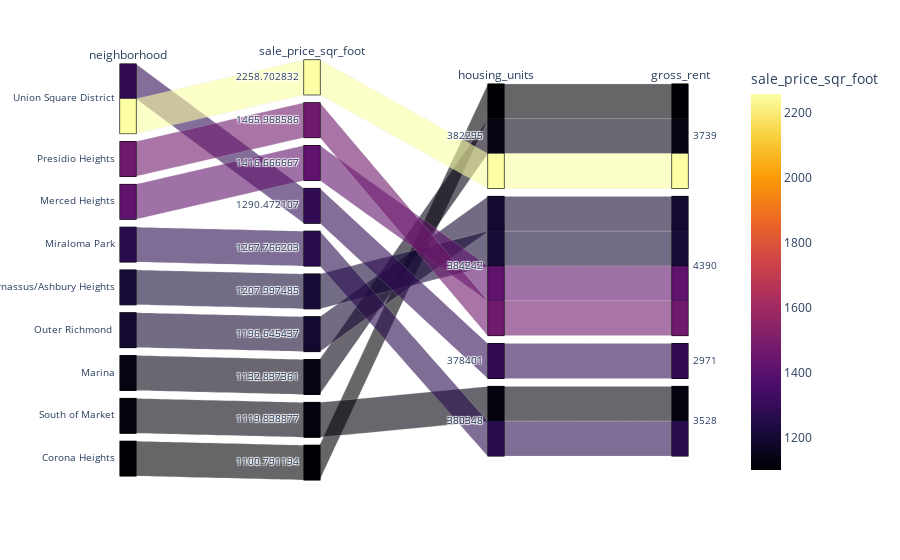

Here is the notebook cell this chart was saved with:
### Code cell
# Parallel Categories Plot
px.parallel_categories(
    top_10_most_expensive,
    dimensions=["neighborhood", "sale_price_sqr_foot", "housing_units", "gross_rent"],
    color="sale_price_sqr_foot",
    color_continuous_scale=px.colors.sequential.Inferno,
)

### Figure 1 — Plotly figure (JSON) as saved in the notebook; plotly's stock layout.template omitted (floating-point values rounded to 4 significant figures)
{"data": [{"dimensions": [{"label": "neighborhood", "values": ["Union Square District", "Presidio Heights", "Merced Heights", "Union Square District", "Miraloma Park", "Parnassus/Ashbury Heights", "Outer Richmond ", "Marina", "South of Market", "Corona Heights"]}, {"label": "sale_price_sqr_foot", "values": [2259.0, 1466.0, 1417.0, 1290.0, 1268.0, 1208.0, 1197.0, 1133.0, 1120.0, 1101.0]}, {"label": "housing_units", "values": [382295, 384242, 384242, 378401, 380348, 384242, 384242, 382295, 380348, 382295]}, {"label": "gross_rent", "values": [3739, 4390, 4390, 2971, 3528, 4390, 4390, 3739, 3528, 3739]}], "domain": {"x": [0, 1], "y": [0, 1]}, "line": {"color": [2259.0, 1466.0, 1417.0, 1290.0, 1268.0, 1208.0, 1197.0, 1133.0, 1120.0, 1101.0], "coloraxis": "coloraxis"}, "name": "", "type": "parcats"}], "layout": {"autosize": true, "coloraxis": {"colorbar": {"title": {"text": "sale_price_sqr_foot"}}, "colorscale": [[0, "#000004"], [0.1111, "#1b0c41"], [0.2222, "#4a0c6b"], [0.3333, "#781c6d"], [0.4444, "#a52c60"], [0.5556, "#cf4446"], [0.6667, "#ed6925"], [0.7778, "#fb9b06"], [0.8889, "#f7d13d"], [1, "#fcffa4"]]}, "legend": {"tracegroupgap": 0}, "margin": {"t": 60}}}
